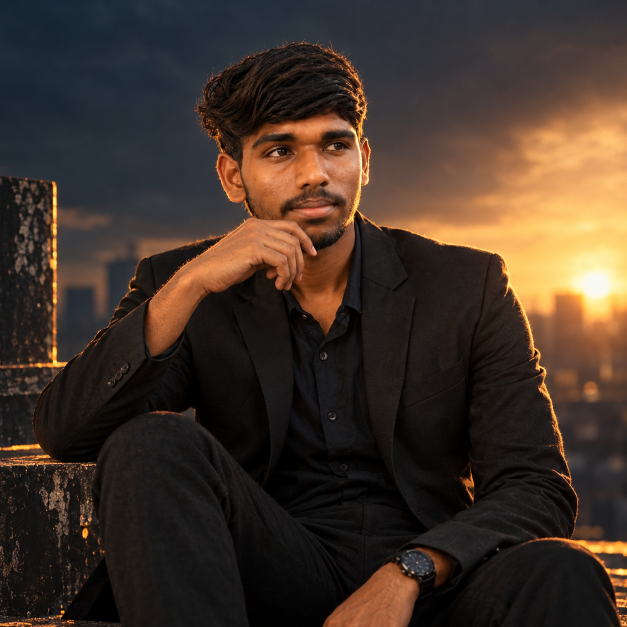
#> input picture assets/mukil_input.jpg, 1254 x 1254 px, found by its file name (shown at 1/2 size)
$ python generate_pure_dots_animation.py
#> lines starting #> are read from the running program, lines starting #| are printed output that depends on the picture
import os
import sys
import math
import numpy as np
import cv2
import imageio_ffmpeg
import subprocess

def create_pure_dots_animation():
    input_path = r'C:\Users\mukil\Mukil630\assets\mukil_input.jpg'
    output_dir = r'C:\Users\mukil\Mukil630\assets'

    print("Loading image...")
    raw_img = cv2.imread(input_path)
#> raw_img is the input picture: shape (1254, 1254, 3); mean B, G, R 40.6, 50.5, 65.2
    W, H = 480, 480
    img = cv2.resize(raw_img, (W, H), interpolation=cv2.INTER_AREA)
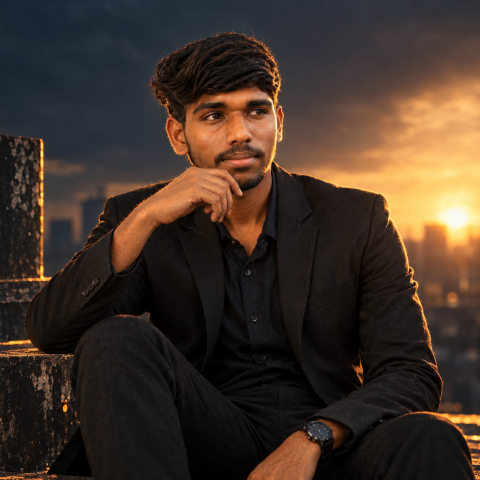
#> img: shape (480, 480, 3); mean B, G, R 40.6, 50.5, 65.2

    # Grid step = 2 (gives 240x240 grid = ~57,600 points)
    step = 2
    dots_y, dots_x = np.mgrid[0:H:step, 0:W:step]
    ty = dots_y.ravel()
    tx = dots_x.ravel()

    # Filter out pure void/pitch black if any, keep all colored dots
    colors = img[ty, tx].astype(np.float32)
    brightness = 0.114 * colors[:, 0] + 0.587 * colors[:, 1] + 0.299 * colors[:, 2]

    # Boost contrast and saturation slightly for punchy dot matrix look
    hsv = cv2.cvtColor(img, cv2.COLOR_BGR2HSV).astype(np.float32)
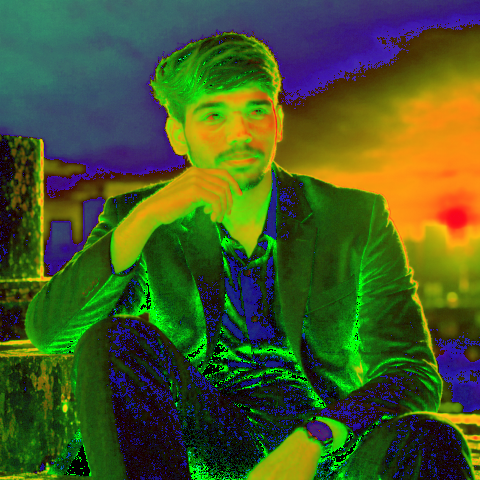
#> hsv: shape (480, 480, 3) float32; mean B, G, R 37.9, 88.4, 68.2
    hsv[:, :, 1] = np.clip(hsv[:, :, 1] * 1.25, 0, 255) # Increase saturation for glowing colors
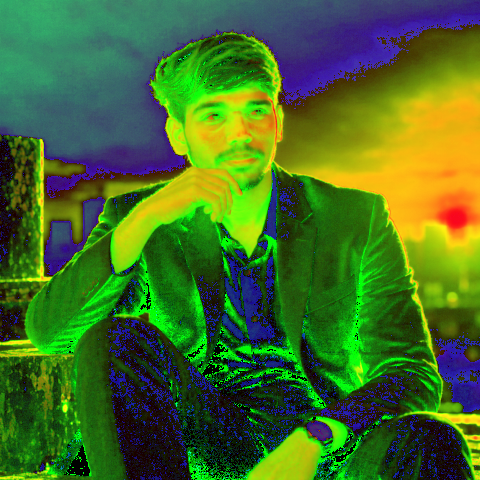
#> hsv: shape (480, 480, 3) float32; mean B, G, R 37.9, 109.5, 68.2
    vibrant_img = cv2.cvtColor(hsv.astype(np.uint8), cv2.COLOR_HSV2BGR).astype(np.float32)
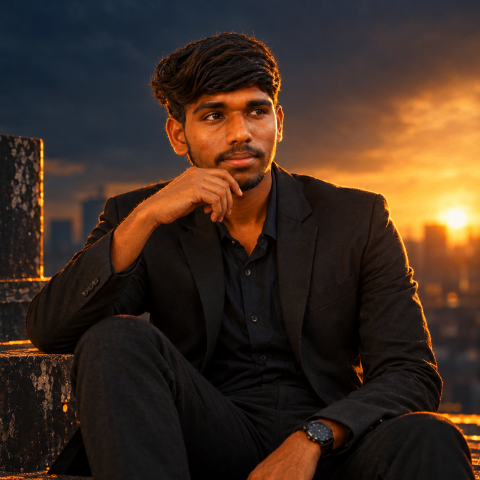
#> vibrant_img: shape (480, 480, 3) float32; mean B, G, R 33.5, 45.7, 64.4
    vibrant_colors = vibrant_img[ty, tx]

    N = len(ty)
    print(f"Total dots in matrix: {N:,}")

    # Initial dispersed positions (Vortex + Explosion)
    np.random.seed(42)
    cx, cy = W / 2.0, H / 2.0

    angles = np.random.uniform(0, 2 * np.pi, N)
    radii = np.random.exponential(scale=160, size=N) + 50
    radii = np.clip(radii, 30, 450)

    start_x = cx + radii * np.cos(angles + radii * 0.015) + np.random.normal(0, 15, N)
    start_y = cy + radii * np.sin(angles + radii * 0.015) + np.random.normal(0, 15, N)

    # Per-particle arrival stagger
    dist = np.sqrt((tx - cx)**2 + (ty - cy)**2)
    stagger = (dist / 300.0) * 0.25 + np.random.uniform(-0.06, 0.06, N)

    total_frames = 90
    fps = 18

    frames = []
    print(f"Rendering {total_frames} frames of pure dot matrix animation...")

    bg_color = np.array([8, 12, 20], dtype=np.uint8) # Deep cyber dark

    for f in range(total_frames):
        t = f / float(total_frames)

        # Phases:
        # 0.00 - 0.30 (frames 0-27): Swirling dots assemble into face
        # 0.30 - 0.75 (frames 27-67): Pure Dot Matrix portrait held, with holographic energy wave & gentle breathing
        # 0.75 - 1.00 (frames 67-90): Dots disperse back to vortex (seamless loop)

        if t < 0.30:
            gt = t / 0.30
            # Ease out cubic into place
            prog = 1.0 - (1.0 - gt) ** 3
            swirl = (1.0 - gt) * 1.5
            wave_active = False
        elif t < 0.75:
            prog = 1.0
            swirl = 0.0
            wave_active = True
            wave_prog = (t - 0.30) / 0.45 # 0.0 to 1.0
        else:
            gt = (t - 0.75) / 0.25
            # Ease in quad out
            prog = 1.0 - (gt ** 2.5)
            swirl = -gt * 1.0
            wave_active = False

        # Rotate start positions during swirl
        if abs(swirl) > 1e-4:
            cos_s = math.cos(swirl)
            sin_s = math.sin(swirl)
            cur_sx = cx + (start_x - cx) * cos_s - (start_y - cy) * sin_s
            cur_sy = cy + (start_x - cx) * sin_s + (start_y - cy) * cos_s
        else:
            cur_sx = start_x
            cur_sy = start_y

        # Particle progress
        p_prog = np.clip(prog - stagger * (1.0 - prog) * prog * 3.5, 0.0, 1.0)

        # Position interpolation
        cur_x = cur_sx * (1.0 - p_prog) + tx * p_prog
        cur_y = cur_sy * (1.0 - p_prog) + ty * p_prog

        # Dot colors:
        cur_bgr = vibrant_colors.copy()

        # When wave is active, add holographic shimmer / wave pulse
        if wave_active:
            # Wave front traveling diagonally from top-left to bottom-right
            wave_pos = wave_prog * (W + H + 100) - 50
            dot_dist_wave = np.abs((tx + ty) - wave_pos)
            wave_influence = np.exp(-(dot_dist_wave ** 2) / (2 * (45 ** 2))) # Gaussian beam

            # Subtle breathing ripple (micro-displacement)
            ripple_y = np.sin(tx * 0.08 + f * 0.2) * 0.8
            cur_y += ripple_y

            # Wave illumination: brighten and add slight cyan tint along wave front
            boost = (wave_influence[:, None] * 80).astype(np.float32)
            cur_bgr = np.clip(cur_bgr + boost, 0, 255)
        elif t < 0.30 or t >= 0.75:
            # During dispersion, brighten dots for glowing spark effect
            cur_bgr = np.clip(cur_bgr * 1.15, 0, 255)

        # Render canvas
        canvas = np.zeros((H, W, 3), dtype=np.uint8)
        canvas[:] = bg_color

        # Convert coords to int
        ix = np.clip(np.round(cur_x).astype(np.int32), 0, W - 1)
        iy = np.clip(np.round(cur_y).astype(np.int32), 0, H - 1)

        # Draw dots onto canvas
        # Center pixel
        canvas[iy, ix] = cur_bgr.astype(np.uint8)

        # Draw 1px cross for dots with brightness > 40 to give them volume/circular look
        bright_mask = brightness > 40
        if bright_mask.any():
            b_ix = ix[bright_mask]
            b_iy = iy[bright_mask]
            b_cols = (cur_bgr[bright_mask] * 0.75).astype(np.uint8)

            canvas[np.clip(b_iy + 1, 0, H - 1), b_ix] = b_cols
            canvas[np.clip(b_iy - 1, 0, H - 1), b_ix] = b_cols
            canvas[b_iy, np.clip(b_ix + 1, 0, W - 1)] = b_cols
            canvas[b_iy, np.clip(b_ix - 1, 0, W - 1)] = b_cols

        # Draw tech corner brackets & labels
        pad = 14
        blen = 22
        hud_col = (233, 165, 14) # 0EA5E9
        # Corner lines
        for cx_c, cy_c, sx, sy in [(pad, pad, 1, 1), (W - pad, pad, -1, 1),
                                    (pad, H - pad, 1, -1), (W - pad, H - pad, -1, -1)]:
            cv2.line(canvas, (cx_c, cy_c), (cx_c + sx * blen, cy_c), hud_col, 1)
            cv2.line(canvas, (cx_c, cy_c), (cx_c, cy_c + sy * blen), hud_col, 1)

        # Top Left Tech Tag
        cv2.putText(canvas, "NEURAL DOT MATRIX // 57.6K NODES", (pad + 4, pad + 12),
                    cv2.FONT_HERSHEY_SIMPLEX, 0.32, (160, 200, 240), 1, cv2.LINE_AA)

        # Top Right Tag
        if wave_active:
            status_tag = "ACTIVE DIGITAL AVATAR"
            tag_col = (0, 230, 200)
        else:
            status_tag = "SYNTHESIZING MATRIX"
            tag_col = (0, 180, 255)
        cv2.putText(canvas, status_tag, (W - pad - 145, pad + 12),
                    cv2.FONT_HERSHEY_SIMPLEX, 0.30, tag_col, 1, cv2.LINE_AA)

        # Bottom Name Bar
        cv2.putText(canvas, "MUKILARASU S", (pad + 4, H - pad - 6),
                    cv2.FONT_HERSHEY_SIMPLEX, 0.40, (255, 255, 255), 1, cv2.LINE_AA)
        cv2.putText(canvas, "// AI SYSTEMS ARCHITECT", (pad + 106, H - pad - 6),
                    cv2.FONT_HERSHEY_SIMPLEX, 0.32, (14, 165, 233), 1, cv2.LINE_AA)

        frames.append(cv2.cvtColor(canvas, cv2.COLOR_BGR2RGB))
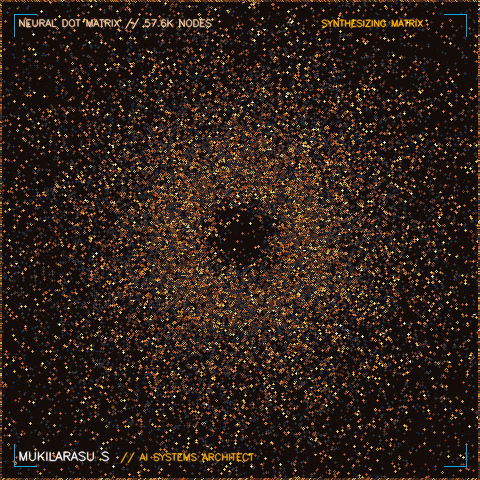
#> canvas: shape (480, 480, 3); mean of channels 0, 1, 2 21.8, 32.3, 47.2; drawn as B, G, R
#> after the loop, frames = 90 items

    print("Writing MP4 master...")
    mp4_path = os.path.join(output_dir, 'pure_dots_master.mp4')
    fourcc = cv2.VideoWriter_fourcc(*'mp4v')
#> fourcc = 1983148141
    writer = cv2.VideoWriter(mp4_path, fourcc, fps, (W, H))
    for fr in frames:
        writer.write(cv2.cvtColor(fr, cv2.COLOR_RGB2BGR))
#> this loop made 90 passes
    writer.release()

    print("Generating optimized crystal GIF...")
    ffmpeg_exe = imageio_ffmpeg.get_ffmpeg_exe()
    gif_out = os.path.join(output_dir, 'mukil_particle_profile.gif')
    palette_tmp = os.path.join(output_dir, 'dots_palette.png')

    cmd_pal = [
        ffmpeg_exe, '-y', '-i', mp4_path,
        '-vf', f'fps={fps},scale={W}:{H}:flags=lanczos,palettegen=max_colors=128:stats_mode=diff',
        palette_tmp
    ]
    subprocess.run(cmd_pal, check=True)

    cmd_gif = [
        ffmpeg_exe, '-y', '-i', mp4_path, '-i', palette_tmp,
        '-lavfi', f'fps={fps},scale={W}:{H}:flags=lanczos [x]; [x][1:v] paletteuse=dither=bayer:bayer_scale=3',
        gif_out
    ]
    subprocess.run(cmd_gif, check=True)

    if os.path.exists(palette_tmp):
        os.remove(palette_tmp)

    sz_mb = os.path.getsize(gif_out) / (1024*1024)
    print(f"SUCCESS! Pure dots animation generated: {gif_out} ({sz_mb:.2f} MB)")

if __name__ == '__main__':
    create_pure_dots_animation()
#> (the call stopped at in create_pure_dots_animation, `ffmpeg_exe = imageio_ffmpeg.get_ffmpeg_exe()`: imageio_ffmpeg is not available in this run)

$ run again, with assets/cyberpunk_hologram_hero.jpg copied over assets/mukil_input.jpg
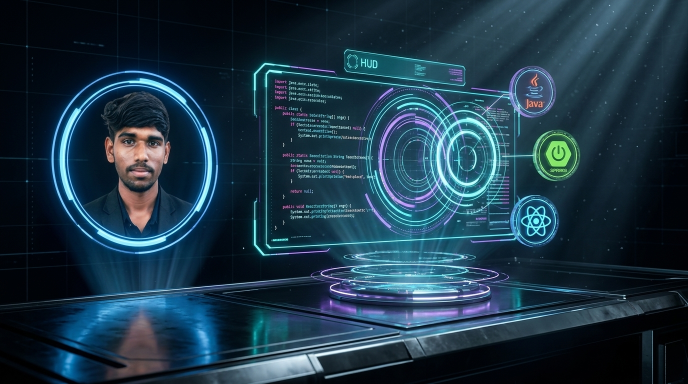
#> input picture assets/cyberpunk_hologram_hero.jpg, 1376 x 768 px, found by its file name (shown at 1/2 size)
#> in create_pure_dots_animation, raw_img is the input picture: shape (768, 1376, 3); mean B, G, R 71.3, 55, 28.9
#> in create_pure_dots_animation, `vibrant_img = cv2.cvtColor(hsv.astype(np.uint8), cv2.COLOR_HSV2BGR).as..`:
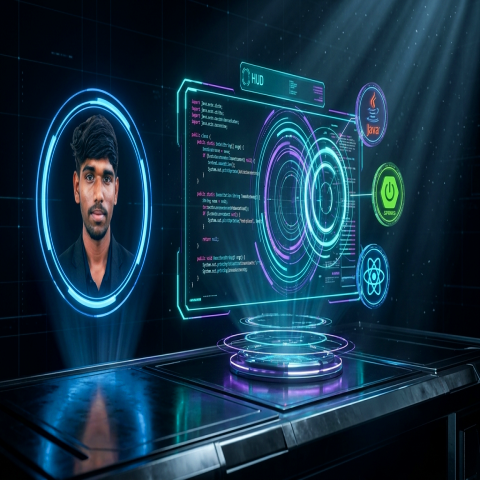
#> vibrant_img: shape (480, 480, 3) float32; mean B, G, R 71.1, 51.2, 20
#> after the loop in create_pure_dots_animation, `for f in range(total_frames):`:
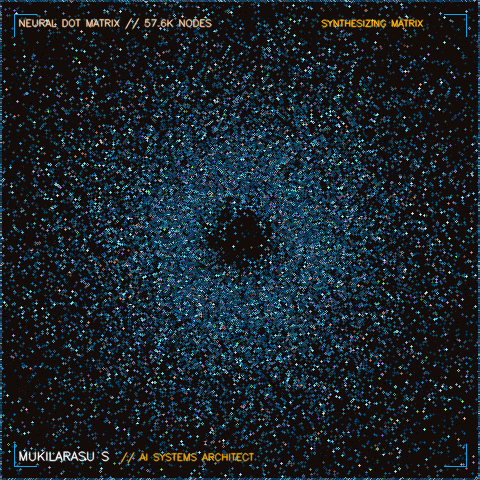
#> canvas: shape (480, 480, 3); mean of channels 0, 1, 2 41.8, 36, 25.9; drawn as B, G, R
#> after the loop in create_pure_dots_animation, `for f in range(total_frames):`: frames = 90 items
#> fourcc = 1983148141
#> the loop in create_pure_dots_animation, `for fr in frames:` made 90 passes
